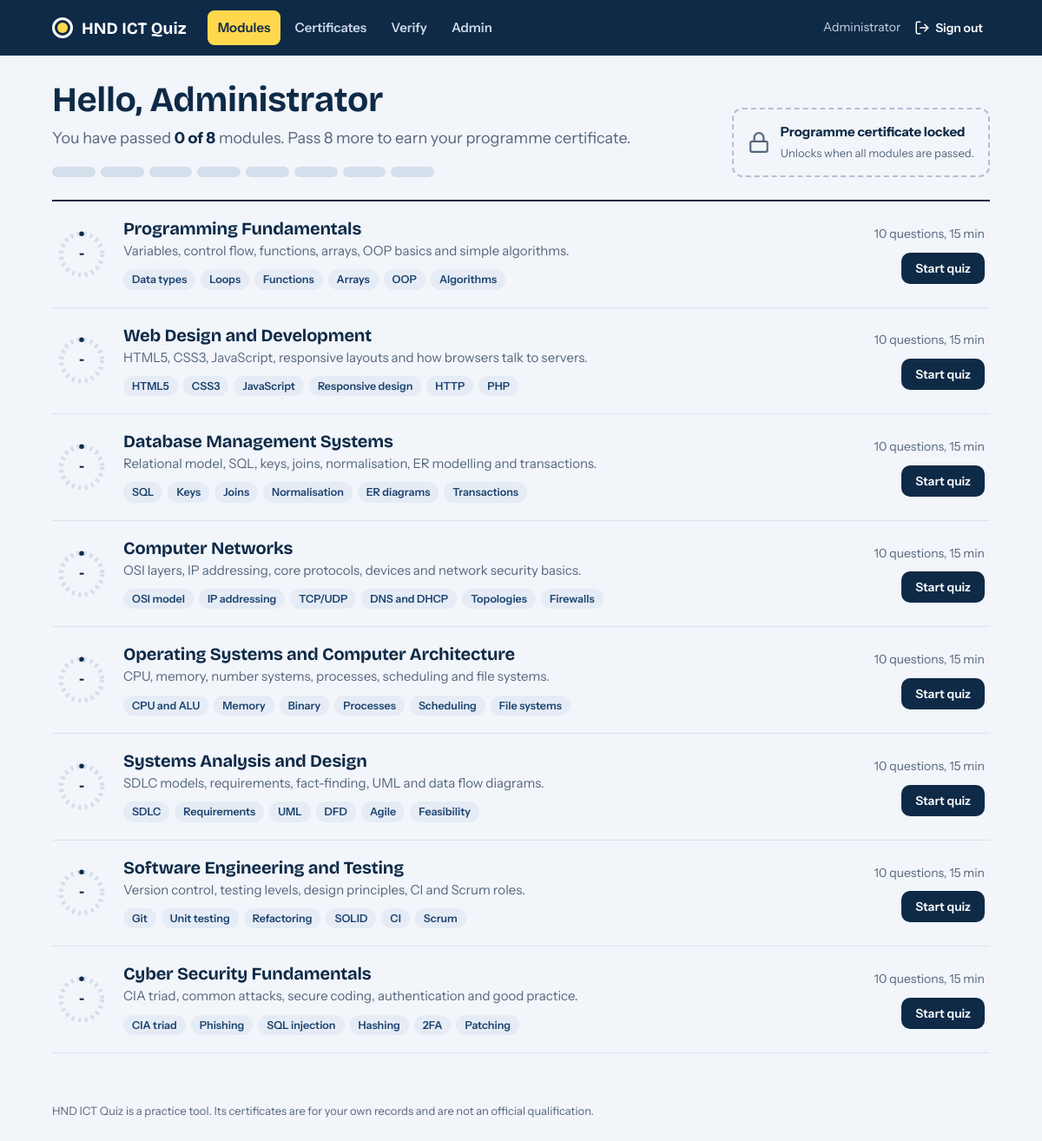
/dashboard.php (signed in), run on the app's committed database.
### tables this page shows
CREATE TABLE `modules` (
  `id`         INT UNSIGNED NOT NULL AUTO_INCREMENT,
  `code`       VARCHAR(10)  NOT NULL,
  `title`      VARCHAR(120) NOT NULL,
  `summary`    VARCHAR(255) NOT NULL,
  `topics`     VARCHAR(255) NOT NULL DEFAULT '',
  `sort_order` INT NOT NULL DEFAULT 0,
  `active`     TINYINT(1) NOT NULL DEFAULT 1,
  PRIMARY KEY (`id`),
  UNIQUE KEY `uq_modules_code` (`code`)
);

### auth.php (called while the page is built, shortened)
<?php
require_once __DIR__ . '/config.php';
function current_user(): array
{
    return [
        'id'       => (int) ($_SESSION['user_id'] ?? 0),
        'username' => (string) ($_SESSION['username'] ?? ''),
        'name'     => (string) ($_SESSION['name'] ?? ''),
        'role'     => (string) ($_SESSION['role'] ?? 'student'),
    ];
}

### dashboard.php (the view, shortened to what this page needs)
<?php
$user  = current_user();
$modules = $stats = $running = $certs = $recent = [];
$programme = null;
try {
    $pdo = db();
    $modules = $pdo->query('SELECT m.*, (SELECT COUNT(*) FROM questions q WHERE q.module_id = m.id AND q.active = 1) AS qcount
                              FROM modules m WHERE m.active = 1 ORDER BY m.sort_order, m.id')->fetchAll();
} catch (Throwable $ex) {
    $error = db_hint($ex);
}
$total  = count($modules);
$passed = 0;
$first = explode(' ', trim($user['name']))[0] ?: 'there';
$base   = '';
$active = 'modules';
include __DIR__ . '/partials/header.php';
?>
<section class="progress-head">
    <div>
        <h1>Hello, <?= e($first) ?></h1>
        <p class="lead">
            <?php if ($total === 0): ?>
                No modules are available yet.
            <?php elseif ($passed === $total): ?>
                You have passed every module. Well done.
            <?php else: ?>
                You have passed <strong><?= $passed ?> of <?= $total ?></strong> modules.
                Pass <?= $total - $passed ?> more to earn your programme certificate.
            <?php endif; ?>
        </p>
        <div class="pips" role="img" aria-label="<?= $passed ?> of <?= $total ?> modules passed">
            <?php foreach ($modules as $m): ?>
                <span class="pip <?= !empty($stats[(int) $m['id']]['passed']) ? 'on' : '' ?>" title="<?= e($m['title']) ?>"></span>
            <?php endforeach; ?>
        </div>
    </div>
    <aside class="prog-cert <?= $programme ? 'earned' : '' ?>">
        <?= icon($programme ? 'award' : 'lock') ?>
        <div>
            <strong><?= $programme ? 'Programme certificate earned' : 'Programme certificate locked' ?></strong>
            <span><?= $programme ? 'Average score ' . e(pct($programme['percent'])) : 'Unlocks when all modules are passed.' ?></span>
        </div>
    </aside>
</section>
<section class="modules" aria-label="Modules">
    <?php foreach ($modules as $m):
        $id    = (int) $m['id'];
        $s     = $stats[$id] ?? null;
        $best  = $s ? (float) $s['best'] : null;
        $ok    = $s && (int) $s['passed'] === 1;
        $isRun = !empty($running[$id]);
        $circ  = 2 * M_PI * 22;
        $dash  = $best !== null ? $circ * min(100, $best) / 100 : 0;
        $cls   = $ok ? 'pass' : ($best !== null ? 'miss' : 'none');
    ?>
    <article class="mod <?= $cls ?>">
        <svg class="ring" viewBox="0 0 52 52" aria-hidden="true">
            <circle cx="26" cy="26" r="22" class="ring-bg"/>
            <circle cx="26" cy="26" r="22" class="ring-fg" stroke-dasharray="<?= round($dash, 2) ?> <?= round($circ, 2) ?>" transform="rotate(-90 26 26)"/>
            <text x="26" y="30" text-anchor="middle" class="ring-t"><?= $best !== null ? (int) round($best) : '-' ?></text>
        </svg>
        <div class="mod-body">
            <h2><?= e($m['title']) ?></h2>
            <p><?= e($m['summary']) ?></p>
            <ul class="chips">
                <?php foreach (array_filter(explode(',', (string) $m['topics'])) as $t): ?><li><?= e(trim($t)) ?></li><?php endforeach; ?>
            </ul>
        </div>
        <div class="mod-side">
            <?php if ($ok): ?>
                <span class="stamp">Passed <?= e(pct($best)) ?></span>
            <?php elseif ($best !== null): ?>
                <span class="status">Best <?= e(pct($best)) ?>. Needs <?= PASS_PERCENT ?>%</span>
            <?php elseif ($isRun): ?>
                <span class="status">Quiz in progress</span>
            <?php else: ?>
                <span class="status"><?= min(QUIZ_QUESTIONS, (int) $m['qcount']) ?> questions, <?= QUIZ_MINUTES ?> min</span>
            <?php endif; ?>
            <div class="mod-actions">
                <?php if ((int) $m['qcount'] > 0): ?>
                <form method="post" action="quiz.php">
                    <button type="submit" class="btn <?= $ok ? 'ghost' : 'primary' ?> sm">
                        <?= $isRun ? 'Resume quiz' : ($s ? 'Retake quiz' : 'Start quiz') ?>
                    </button>
                </form>
                <?php else: ?>
                    <span class="status">No questions yet</span>
                <?php endif; ?>
            </div>
        </div>
    </article>
    <?php endforeach; ?>
</section>
<?php include __DIR__ . '/partials/footer.php'; ?>

### partials/header.php (shortened to what this page needs)
<?php
$base   = $base   ?? '';
$active = $active ?? '';
$area   = $area   ?? 'student';
$user   = current_user();
$nav = ($area === 'admin')
    ? [
        'overview'  => ['Overview',  $base . 'admin/index.php'],
        'questions' => ['Questions', $base . 'admin/questions.php'],
        'students'  => ['Students',  $base . 'admin/students.php'],
        'attempts'  => ['Attempts',  $base . 'admin/attempts.php'],
        'student'   => ['Student view', $base . 'dashboard.php'],
    ]
    : [
        'modules'      => ['Modules',      $base . 'dashboard.php'],
        'certificates' => ['Certificates', $base . 'certificates.php'],
        'verify'       => ['Verify',       $base . 'verify.php'],
    ];
if ($area === 'student' && is_admin()) {
    $nav['admin'] = ['Admin', $base . 'admin/index.php'];
}
?>
<!DOCTYPE html>
<html lang="en">
<head>
    <link rel="stylesheet" href="<?= $base ?>assets/css/fonts.css">
    <link rel="stylesheet" href="<?= $base ?>assets/css/style.css">
</head>
<body>
<header class="topbar">
    <div class="wrap topbar-in">
        <a class="brand" href="<?= $base ?><?= $area === 'admin' ? 'admin/index.php' : 'dashboard.php' ?>">
            <span class="bubble" aria-hidden="true"></span>
            <span><?= e(APP_NAME) ?><?= $area === 'admin' ? ' <em>admin</em>' : '' ?></span>
        </a>
        <nav class="nav" aria-label="Main">
            <?php foreach ($nav as $key => [$label, $href]): ?>
                <a href="<?= e($href) ?>" class="<?= $active === $key ? 'on' : '' ?>"><?= e($label) ?></a>
            <?php endforeach; ?>
        </nav>
        <form class="who" method="post" action="<?= $base ?>logout.php">
            <span class="who-name"><?= e($user['name']) ?></span>
            <button type="submit" class="link-btn" title="Sign out"><?= icon('logout') ?><span>Sign out</span></button>
        </form>
    </div>
</header>
<main class="wrap page">

### config.php (shortened to what this page needs)
<?php
function e($value): string
{
    return htmlspecialchars((string) $value, ENT_QUOTES, 'UTF-8');
}
function icon(string $name): string
{
    static $paths = [
        'check'    => '<polyline points="20 6 9 17 4 12"/>',
        'lock'     => '<rect x="3" y="11" width="18" height="11" rx="2"/><path d="M7 11V7a5 5 0 0 1 10 0v4"/>',
        'clock'    => '<circle cx="12" cy="12" r="10"/><polyline points="12 6 12 12 16 14"/>',
        'award'    => '<circle cx="12" cy="8" r="6"/><path d="M15.5 13.5 17 22l-5-3-5 3 1.5-8.5"/>',
        'print'    => '<polyline points="6 9 6 2 18 2 18 9"/><path d="M6 18H4a2 2 0 0 1-2-2v-5a2 2 0 0 1 2-2h16a2 2 0 0 1 2 2v5a2 2 0 0 1-2 2h-2"/><rect x="6" y="14" width="12" height="8"/>',
        'flag'     => '<path d="M4 15s1-1 4-1 5 2 8 2 4-1 4-1V3s-1 1-4 1-5-2-8-2-4 1-4 1z"/><line x1="4" y1="22" x2="4" y2="15"/>',
        'arrow'    => '<line x1="5" y1="12" x2="19" y2="12"/><polyline points="12 5 19 12 12 19"/>',
        'back'     => '<line x1="19" y1="12" x2="5" y2="12"/><polyline points="12 19 5 12 12 5"/>',
        'x'        => '<line x1="18" y1="6" x2="6" y2="18"/><line x1="6" y1="6" x2="18" y2="18"/>',
        'logout'   => '<path d="M9 21H5a2 2 0 0 1-2-2V5a2 2 0 0 1 2-2h4"/><polyline points="16 17 21 12 16 7"/><line x1="21" y1="12" x2="9" y2="12"/>',
        'search'   => '<circle cx="11" cy="11" r="8"/><line x1="21" y1="21" x2="16.65" y2="16.65"/>',
        'shield'   => '<path d="M12 22s8-4 8-10V5l-8-3-8 3v7c0 6 8 10 8 10z"/><polyline points="9 12 11 14 15 10"/>',
    ];
    $inner = $paths[$name] ?? '';
    return '<svg class="icon" viewBox="0 0 24 24" fill="none" stroke="currentColor" stroke-width="2" '
         . 'stroke-linecap="round" stroke-linejoin="round" aria-hidden="true">' . $inner . '</svg>';
}

### partials/footer.php (shortened to what this page needs)
</main>
<footer class="wrap foot">
    <span><?= e(APP_NAME) ?> is a practice tool. Its certificates are for your own records and are not an official qualification.</span>
</footer>
</body>
</html>

### assets/css/style.css (style rules this page uses)
:root { --ink: #0E2A47; --ink-2: #1D4470; --paper: #F2F5FA; --card: #FFFFFF; --line: #DAE2EE; --text: #16222F; --muted: #55677C; --hl: #FFD84D; --hl-soft: #FFF3BF; --pass: #137F59; --pass-soft: #E3F5EC; --miss: #C93A1E; --miss-soft: #FCEAE5; --radius: 12px; --head: 'Bricolage Grotesque', 'Segoe UI', system-ui, sans-serif; --body: 'Instrument Sans', 'Segoe UI', system-ui, -apple-system, sans-serif; }
*, *::before, *::after { box-sizing: border-box; }
html { -webkit-text-size-adjust: 100%; }
body { margin: 0; font-family: var(--body); font-size: 16px; line-height: 1.55; color: var(--text); background: var(--paper); }
h1, h2, h3 { font-family: var(--head); color: var(--ink); line-height: 1.15; margin: 0; letter-spacing: -.01em; }
h1 { font-size: clamp(28px, 4vw, 40px); font-weight: 700; }
h2 { font-size: 22px; font-weight: 700; }
p { margin: 0; }
a { color: var(--ink-2); }
.icon { width: 18px; height: 18px; flex: none; }
.lead { font-size: 18px; color: var(--muted); max-width: 60ch; margin-top: 8px; }
.lead strong { color: var(--ink); }
.wrap { width: min(1080px, 100% - 32px); margin-inline: auto; }
.page { padding: 28px 0 56px; display: grid; gap: 26px; align-content: start; }
.foot { padding: 0 0 32px; font-size: 13px; color: var(--muted); }
.btn { display: inline-flex; align-items: center; justify-content: center; gap: 8px; height: 44px; padding: 0 20px; border: 2px solid transparent; border-radius: 10px; font: 600 15px var(--body); text-decoration: none; cursor: pointer; transition: background .15s, border-color .15s, color .15s; }
.btn.sm { height: 36px; padding: 0 14px; font-size: 14px; }
.btn.primary { background: var(--ink); color: #fff; }
.link-btn { display: inline-flex; align-items: center; gap: 6px; background: none; border: 0; padding: 6px 8px; color: var(--ink); font: 600 14px var(--body); cursor: pointer; text-decoration: none; border-radius: 8px; }
.topbar { background: var(--ink); color: #fff; }
.topbar-in { display: flex; align-items: center; gap: 24px; min-height: 64px; flex-wrap: wrap; padding-block: 8px; }
.brand { display: inline-flex; align-items: center; gap: 10px; font: 700 19px var(--head); color: #fff; text-decoration: none; }
.bubble { width: 24px; height: 24px; border-radius: 50%; border: 3px solid #fff; display: inline-block; position: relative; flex: none; }
.bubble::after { content: ""; position: absolute; inset: 3px; border-radius: 50%; background: var(--hl); }
.nav { display: flex; gap: 4px; flex: 1; flex-wrap: wrap; }
.nav a { color: #C9D6E6; text-decoration: none; font-weight: 600; font-size: 15px; padding: 8px 12px; border-radius: 8px; }
.nav a.on { color: var(--ink); background: var(--hl); }
.who { display: flex; align-items: center; gap: 8px; margin: 0; }
.who-name { color: #C9D6E6; font-size: 14px; max-width: 160px; overflow: hidden; text-overflow: ellipsis; white-space: nowrap; }
.topbar .link-btn { color: #fff; }
.progress-head { display: grid; grid-template-columns: 1fr auto; gap: 24px; align-items: end; }
.pips { display: flex; gap: 6px; margin-top: 18px; max-width: 440px; }
.pip { flex: 1; height: 12px; border-radius: 99px; background: #D5DEEB; }
.prog-cert { display: flex; align-items: center; gap: 12px; padding: 14px 16px; border: 2px dashed #B3C0D2; border-radius: var(--radius); color: var(--muted); background: transparent; }
.prog-cert .icon { width: 26px; height: 26px; }
.prog-cert strong { display: block; color: var(--ink); font-size: 15px; }
.prog-cert span { font-size: 13px; }
.modules { display: grid; border-top: 2px solid var(--ink); }
.mod { display: grid; grid-template-columns: 56px 1fr auto; gap: 8px 20px; align-items: center; padding: 20px 6px; border-bottom: 1px solid var(--line); }
.mod h2 { font-size: 20px; }
.mod-body p { color: var(--muted); font-size: 15px; margin-top: 2px; max-width: 62ch; }
.ring { width: 56px; height: 56px; }
.ring-t { font: 700 15px var(--head); fill: var(--ink); }
.chips { list-style: none; margin: 10px 0 0; padding: 0; display: flex; flex-wrap: wrap; gap: 6px; }
.chips li { font-size: 12.5px; font-weight: 600; color: var(--ink-2); background: #E6ECF5; padding: 2px 10px; border-radius: 99px; }
.mod-side { display: grid; gap: 10px; justify-items: end; text-align: right; }
.mod-actions { display: flex; gap: 8px; flex-wrap: wrap; justify-content: flex-end; }
.mod-actions form { margin: 0; }
.status { font-size: 14px; color: var(--muted); }

### data on the page
modules: title "Programming Fundamentals", summary "Variables, control flow, functions, arrays, OOP basics and simple algorithms.", topics "Data types", topics "Loops", topics "Functions", topics "Arrays", topics "OOP", topics "Algorithms", min(QUIZ_QUESTIONS, (int) $m['qcount']) "10", shows "Start quiz"
modules: title "Web Design and Development", summary "HTML5, CSS3, JavaScript, responsive layouts and how browsers talk to servers.", topics "HTML5", topics "CSS3", topics "JavaScript", topics "Responsive design", topics "HTTP", topics "PHP", min(QUIZ_QUESTIONS, (int) $m['qcount']) "10", shows "Start quiz"
modules: title "Database Management Systems", summary "Relational model, SQL, keys, joins, normalisation, ER modelling and transactions.", topics "SQL", topics "Keys", topics "Joins", topics "Normalisation", topics "ER diagrams", topics "Transactions", min(QUIZ_QUESTIONS, (int) $m['qcount']) "10", shows "Start quiz"
modules: title "Computer Networks", summary "OSI layers, IP addressing, core protocols, devices and network security basics.", topics "OSI model", topics "IP addressing", topics "TCP/UDP", topics "DNS and DHCP", topics "Topologies", topics "Firewalls", min(QUIZ_QUESTIONS, (int) $m['qcount']) "10", shows "Start quiz"
modules: title "Operating Systems and Computer Architecture", summary "CPU, memory, number systems, processes, scheduling and file systems.", topics "CPU and ALU", topics "Memory", topics "Binary", topics "Processes", topics "Scheduling", topics "File systems", min(QUIZ_QUESTIONS, (int) $m['qcount']) "10", shows "Start quiz"
modules: title "Systems Analysis and Design", summary "SDLC models, requirements, fact-finding, UML and data flow diagrams.", topics "SDLC", topics "Requirements", topics "UML", topics "DFD", topics "Agile", topics "Feasibility", min(QUIZ_QUESTIONS, (int) $m['qcount']) "10", shows "Start quiz"
modules: title "Software Engineering and Testing", summary "Version control, testing levels, design principles, CI and Scrum roles.", topics "Git", topics "Unit testing", topics "Refactoring", topics "SOLID", topics "CI", topics "Scrum", min(QUIZ_QUESTIONS, (int) $m['qcount']) "10", shows "Start quiz"
modules: title "Cyber Security Fundamentals", summary "CIA triad, common attacks, secure coding, authentication and good practice.", topics "CIA triad", topics "Phishing", topics "SQL injection", topics "Hashing", topics "2FA", topics "Patching", min(QUIZ_QUESTIONS, (int) $m['qcount']) "10", shows "Start quiz"

### other printed values
APP_NAME "HND ICT Quiz"
$label "Modules"
$label "Certificates"
$label "Verify"
$label "Admin"
$user['name'] "Administrator"
$first "Administrator"
$passed "0"
$total "8"
$total - $passed "8"
